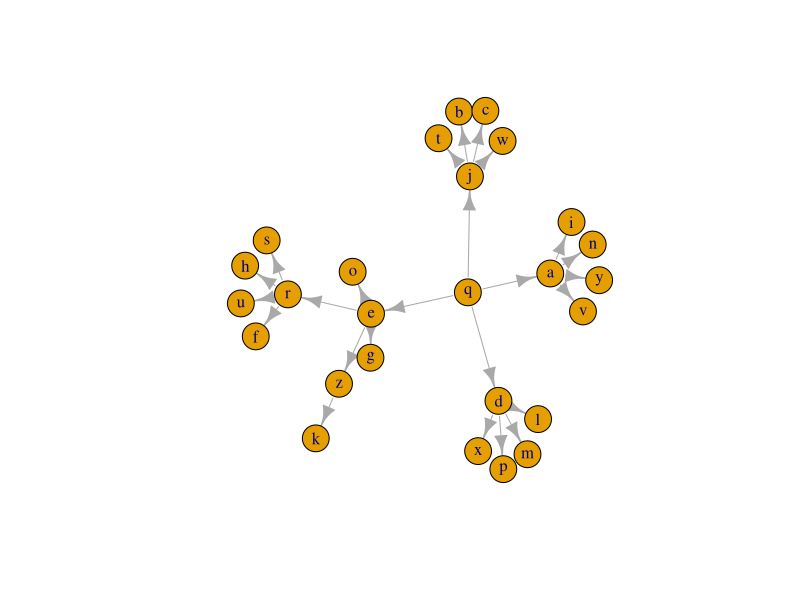
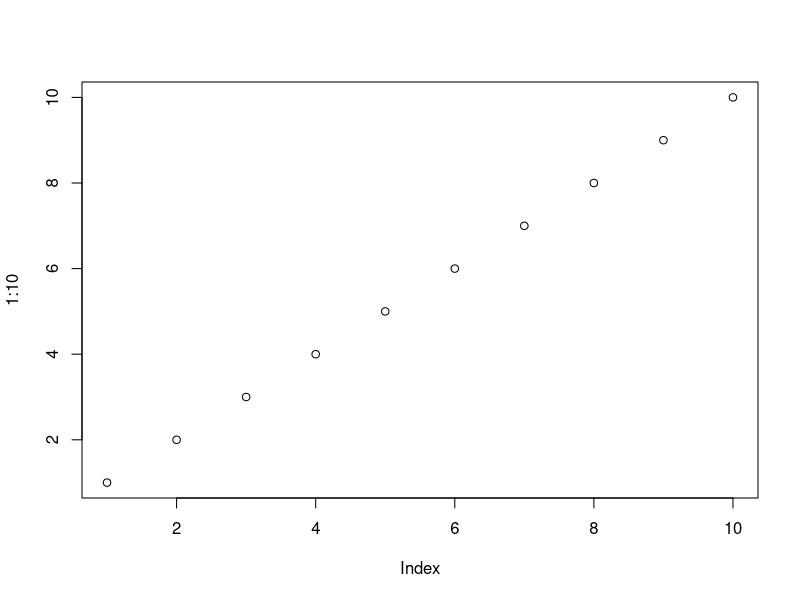
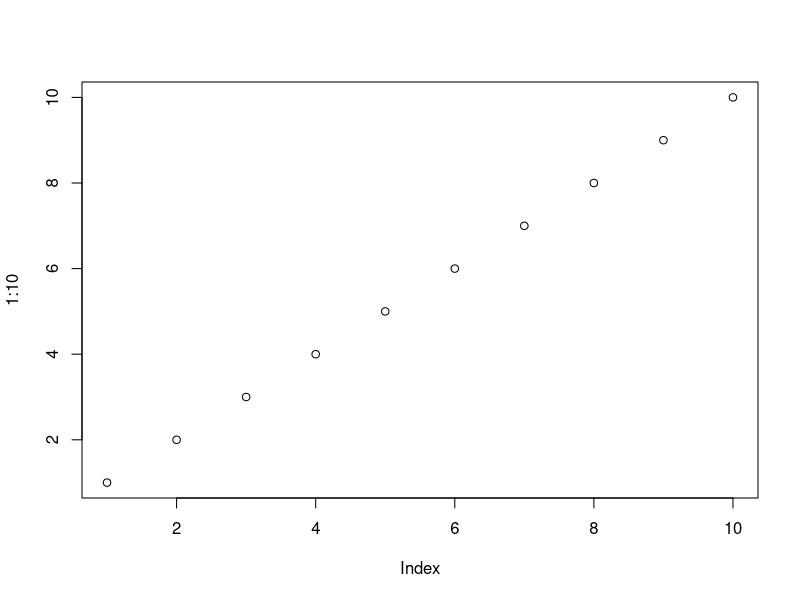

The R source for these figures, in order:
## ---- chunk 1
knitr::opts_chunk$set(echo=FALSE, message=FALSE, warning=FALSE)
#library(treemap)
library(igraph)

#source("R/sbi_example.R")
# load the data

# groepnummer (we hebben twee verschillende groepen)
group <- 1

set.seed(42)
g <- graph.tree(26, children=4)
V(g)$label <- sample(letters)
#V(g)$color <- "red"

## ---- chunk 2
plot(g)
## ---- chunk 3
plot(1:10)
## ---- chunk 4

## ---- chunk 5
plot(1:10)
